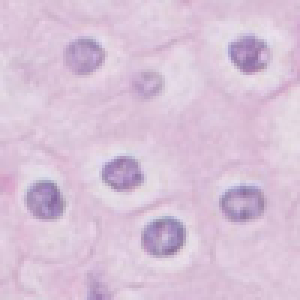
#> input picture SIFT/pic/SIFT1.jpg, 100 x 100 px (shown 3 times larger)
$ python Main.py
#> lines starting #> are read from the running program, lines starting #| are printed output that depends on the picture
import numpy as np
import cv2
#https://blog.csdn.net/zhangziju/article/details/79754652
from matplotlib import pyplot as plt

imgname1 = 'pic/SIFT1.jpg'
imgname2 = 'pic/SIFT2.jpg'


sift = cv2.SIFT_create()

img1 = cv2.imread(imgname1)
#> img1 is the input picture: shape (100, 100, 3); mean B, G, R 215.8, 194.2, 215.9
img1 = cv2.resize(img1, (800,round(800*img1.shape[0]/img1.shape[1]),), interpolation=cv2.INTER_CUBIC)
#> img1: shape (800, 800, 3)
print("Img size: [Width :",img1.shape[0],"]","[Height :",img1.shape[1],"]")
#| Img size: [Width : 800 ] [Height : 800 ]
gray1 = cv2.cvtColor(img1, cv2.COLOR_BGR2GRAY) #灰度处理图像
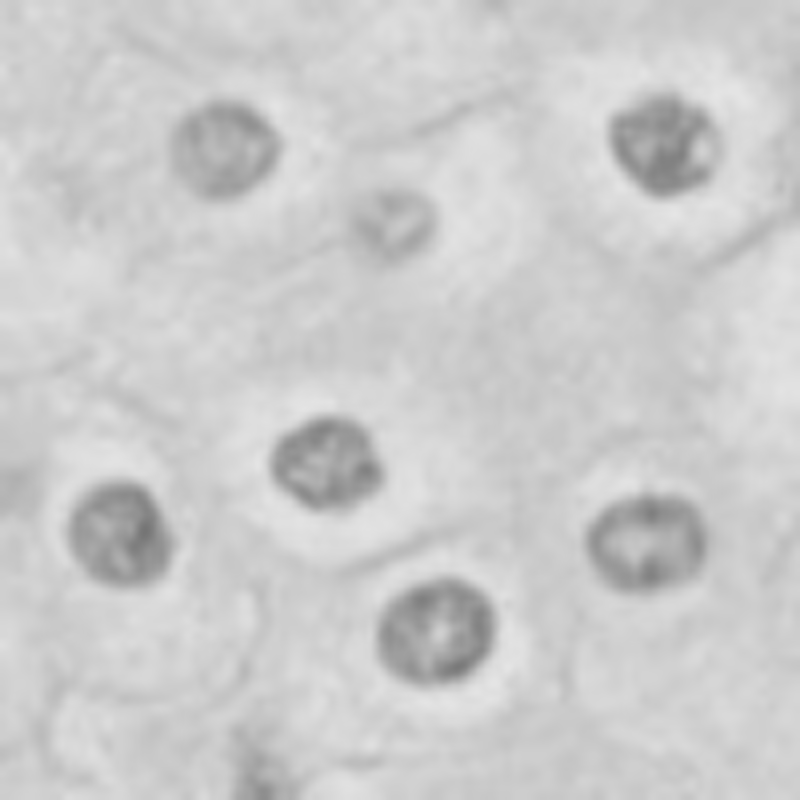
#> gray1: shape (800, 800); min 117, max 229, mean 203.2
kp1, des1 = sift.detectAndCompute(img1,None)   #des是描述子
#> kp1 = 48 keypoints; strongest (x, y, size): (664, 147, 61), (129, 535, 62.9), (329, 463, 64), (456, 667, 23.3)

img2 = cv2.imread(imgname2)
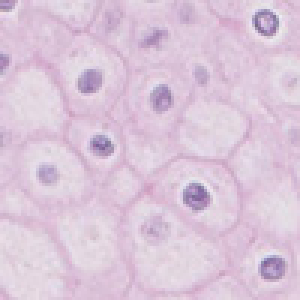
#> input picture SIFT/pic/SIFT2.jpg, 100 x 100 px (shown 3 times larger)
#> img2 is the input picture: shape (100, 100, 3); mean B, G, R 217.3, 197.8, 218.7
img2 = cv2.resize(img2, (800, round(800*img2.shape[0]/img2.shape[1])), interpolation=cv2.INTER_CUBIC)
#> img2: shape (800, 800, 3)
gray2 = cv2.cvtColor(img2, cv2.COLOR_BGR2GRAY)#灰度处理图像
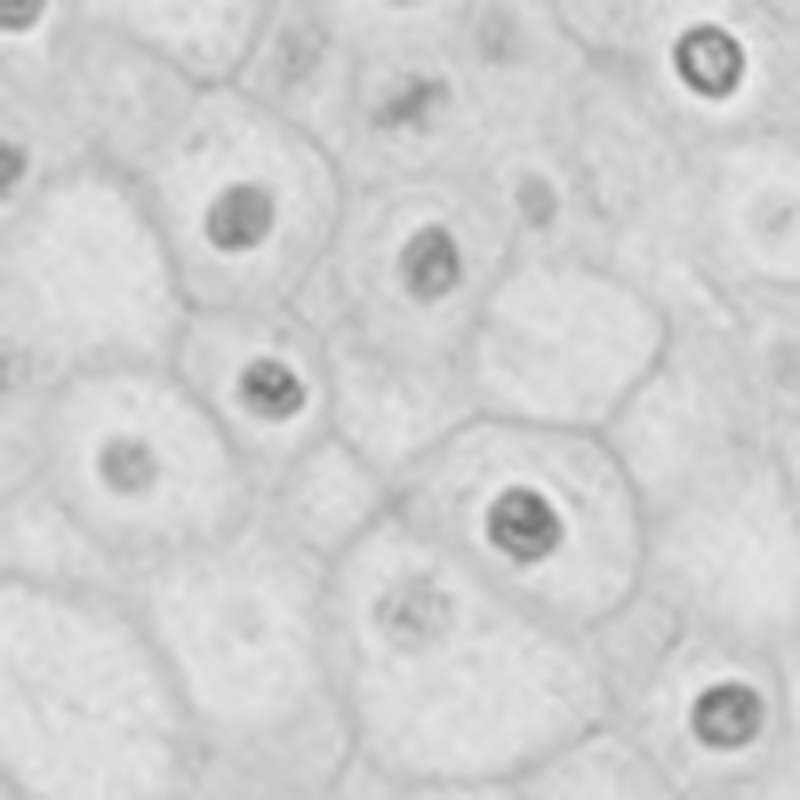
#> gray2: shape (800, 800); min 109, max 238, mean 206.3
kp2, des2 = sift.detectAndCompute(img2,None)  #des是描述子
#> kp2 = 80 keypoints; strongest (x, y, size): (526, 524, 41.4), (271, 390, 33.4), (240, 219, 39), (685, 66, 13.7)

hmerge = np.hstack((gray1, gray2)) #水平拼接
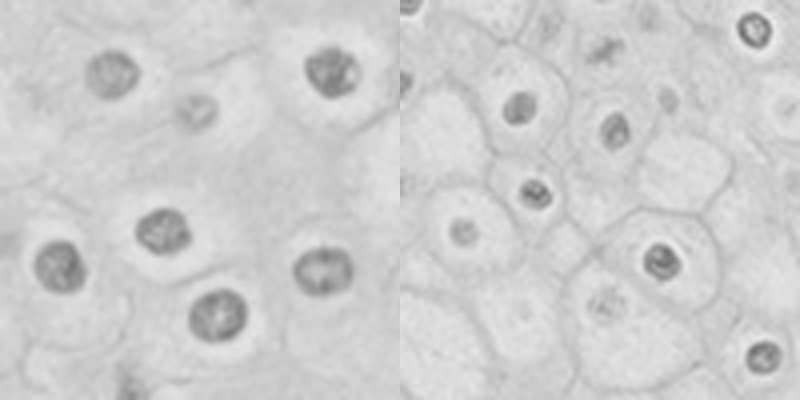
#> hmerge: shape (800, 1600) (shown at 1/2 size); min 109, max 238, mean 204.7
cv2.imshow("gray", hmerge) #拼接显示为gray
cv2.waitKey(0)

img3 = cv2.drawKeypoints(img1,kp1,img1,color=(255,0,255)) #画出特征点，并显示为红色圆圈
img4 = cv2.drawKeypoints(img2,kp2,img2,color=(255,0,255)) #画出特征点，并显示为红色圆圈
hmerge = np.hstack((img3, img4)) #水平拼接
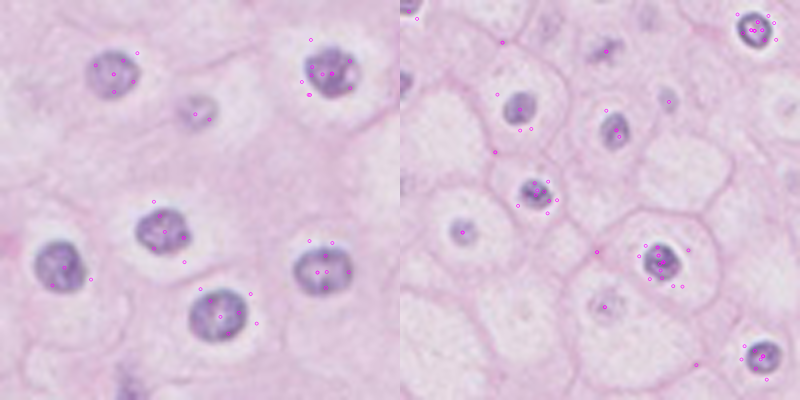
#> hmerge: shape (800, 1600, 3) (shown at 1/2 size); mean B, G, R 216.6, 195.7, 217.4
cv2.imshow("point", hmerge) #拼接显示为gray
cv2.waitKey(0)
# BFMatcher解决匹配
bf = cv2.BFMatcher()
matches = bf.knnMatch(des1,des2, k=2)
#> matches = 48 matches
# 调整ratio
good = []
for m,n in matches:
    if m.distance < 0.6*n.distance:
        good.append([m])
#> this loop made 48 passes
#> after the loop, good = []

img5 = cv2.drawMatchesKnn(img1,kp1,img2,kp2,good,None,flags=2)
cv2.imshow("BFmatch", img5)
cv2.waitKey(0)
cv2.destroyAllWindows()
